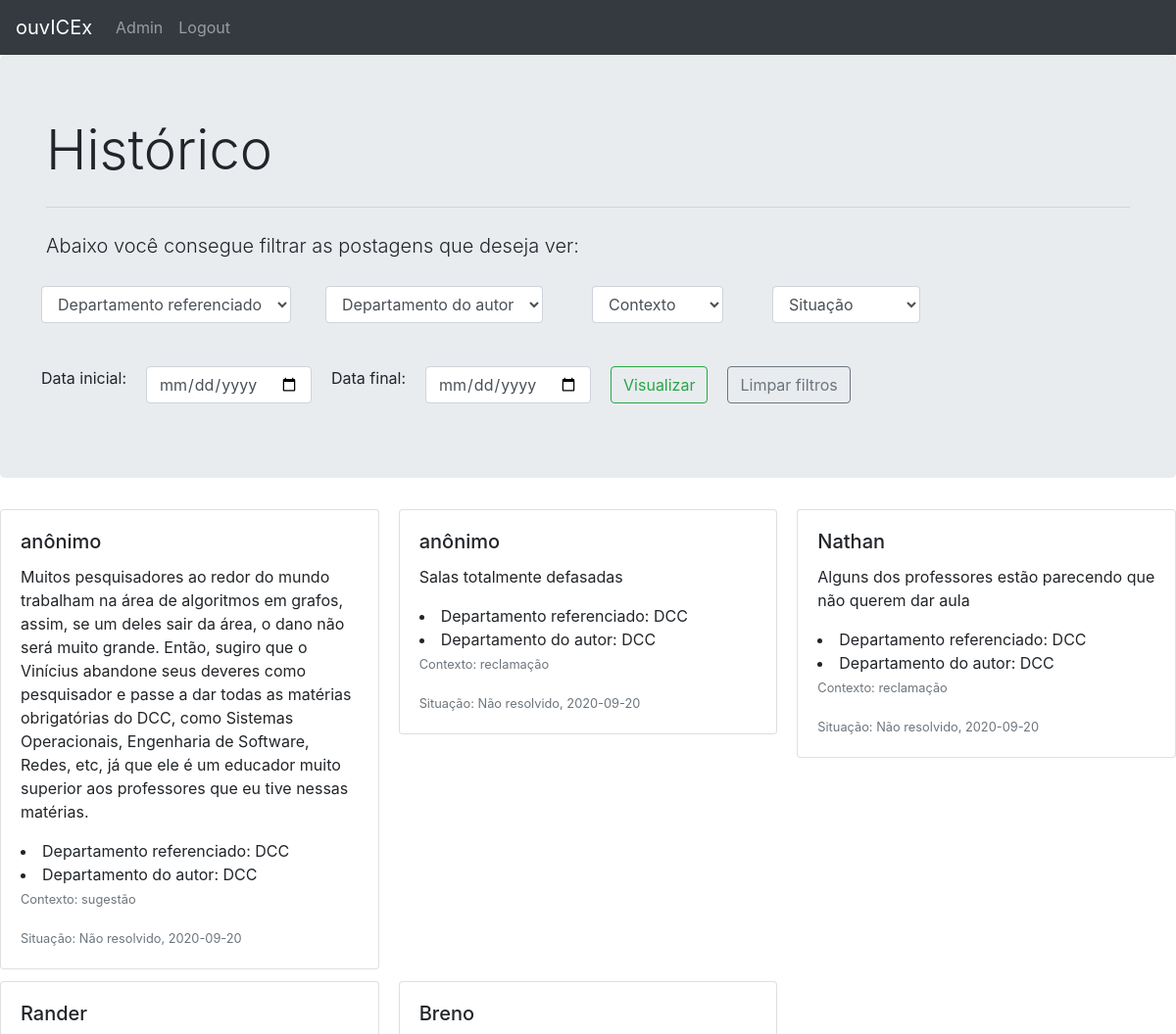
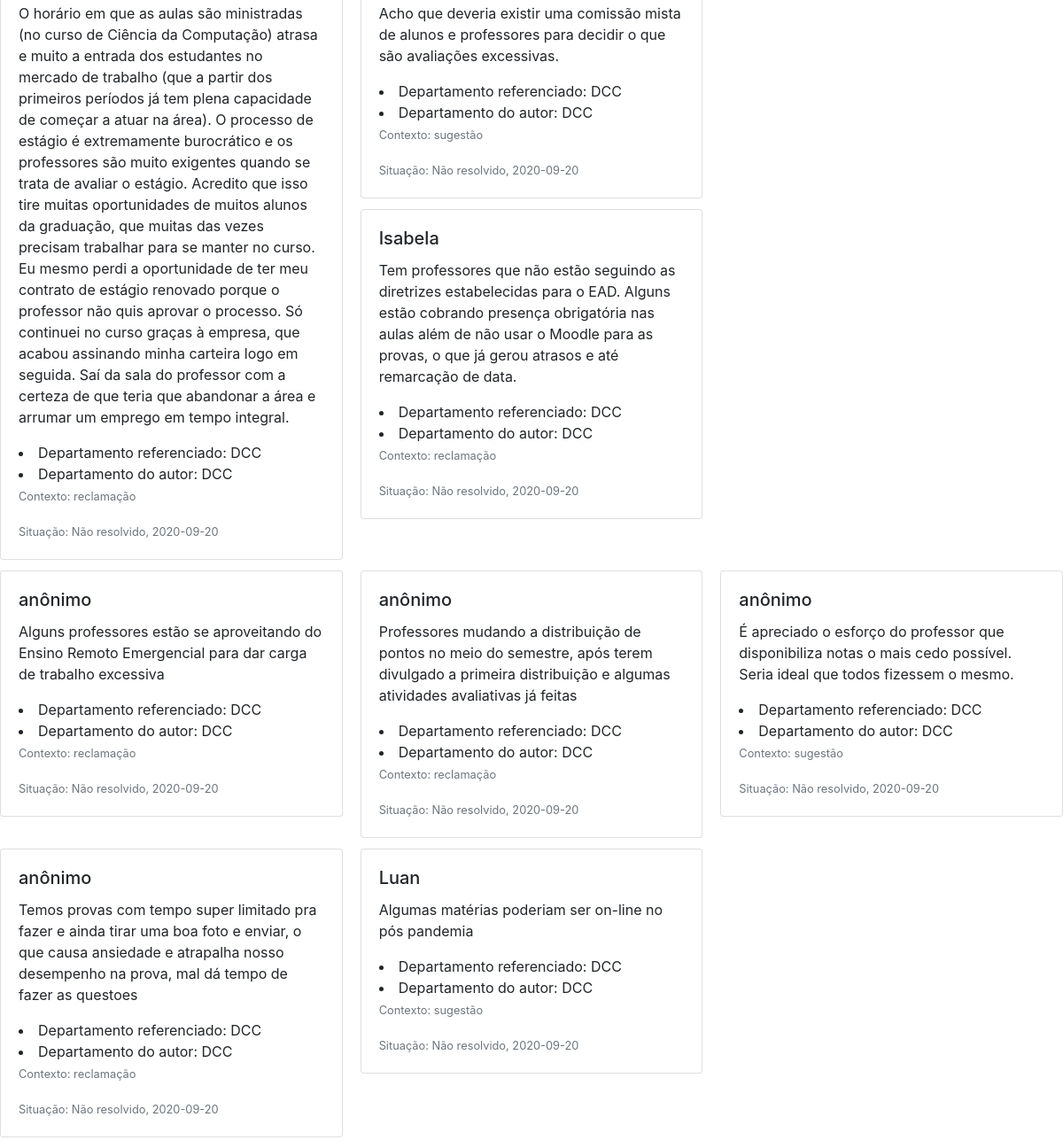
Screenshot of /history (signed in) with the database file from the repository (2 pictures, top to bottom).
### scripts/database.py (models this page shows, shortened)
class posts(db.Model):
    _id = db.Column("id", db.Integer, primary_key=True)
    post = db.Column("post", db.String(1000))
    name = db.Column("name", db.String(100))
    date = db.Column("date", db.Date())
    author_dep = db.Column("author_dep", db.String(50))
    ref_dep = db.Column("ref_dep", db.String(50))
    context_t = db.Column("context_t", db.String(20))
    situation_t = db.Column("situation_t", db.Integer)

### scripts/history.py (the view)
@app_history.route("/history", methods=["POST", "GET"])
def history():
    dict_ref = {}
    if request.method == "POST":
        values_db = return_request(request)
        return render_template("history.html", values=values_db,
                ref=db.session.query(posts.ref_dep.distinct()),
                author=db.session.query(posts.author_dep.distinct()),
                context=db.session.query(posts.context_t.distinct()),
                situation=db.session.query(posts.situation_t.distinct()),
                num_values= values_db.count())
    else:
        return render_template("history.html", values=posts.query.all(),
                ref=db.session.query(posts.ref_dep.distinct()),
                author=db.session.query(posts.author_dep.distinct()),
                context=db.session.query(posts.context_t.distinct()),
                situation=db.session.query(posts.situation_t.distinct()),
                num_values= posts.query.count())

### templates/history.html (shortened to what this page needs)
{% extends "base_history.html" %}
{% set active_page = "history" %}
{% block jumbotron %}
<h1 class="display-4">Histórico</h1>
{% endblock %}

### templates/base_history.html (shortened to what this page needs)
{% extends "base.html" %}
{% block content %}
  <div class="jumbotron">
  <div class="container-xl">
    {% block jumbotron %}
    {% endblock %}
    <hr class="my-4">
    <p class="lead">Abaixo você consegue filtrar as postagens que deseja ver:</p>
    <form action="#" method="post">
      <action="/action_page.php">
      <div class="row">
        <div class="column">
          <div class="col-md-14 mb-4">
          <select class="form-control" id="ref_dpt" name="ref_dpt">
            <option value="0"hidden>Departamento referenciado
            {% for i in ref %}
              <option value="{{i[0]}}">{{i[0]}}</option>
            {% endfor %}
          </select>
          </div>
        </div>
        <div class="column">
          <div class="col-md-12 mb-4">
          <select class="form-control" id="author_dpt" name="author_dpt">
            <option value="0"hidden>Departamento do autor</option>
          </select>
          </div>
      </div>
      <div class="column">
          <div class="col-md-12 mb-3">
          <select class="form-control" id="context" name="context">
            <option value="0"hidden>Contexto</option>
          </select>
          </div>
        </div>
        <div class="column">
          <div class="col-md-12 mb-3">
          <select class="form-control" id="situation" name="situation">
            <option value="-1"hidden>Situação</option>
          </select>
          </div>
        </div>
        </div>
        <div class="row">
          <div class="column">
          <p>Data inicial:</p>
          </div>
          <div class="column">
          <input class="form-control" type="date" id="start" name="start" value="Inicial">
          </div>
          <div class="column">
          <p>Data final:</p>
          </div>
          <div class="column">
          <input class="form-control" type="date" id="end" name="end">
          </div>
          <div class="column">
          <input class="btn btn-outline-success" type="submit" value="Visualizar">
          </div>
          <div class="column">
          <a class="btn btn-outline-secondary" href="cleaning/{{active_page}}">Limpar filtros</a>
          </div>
        </div>
      </form>
    </div>
  </div>
  {% for i in range(0, num_values, 3)  %}
    <div class="card-columns">
        {% for j in range (0, 3) %}
          {% if i+j < num_values %}
              <div class="card">
                <div class="card-body">
                  <div class="mybox">
                    <h5 class="card-title">{{values[j+i].name}}</h5>
                  </div>
                  <p class="card-text">{{values[j+i].post}}</p>
                  <li class="card-text">Departamento referenciado: {{values[j+i].ref_dep}}</li>
                  <li class="card-text">Departamento do autor: {{values[j+i].author_dep}}</li>
                  <p class="card-text"><small class="text-muted">Contexto: {{values[j+i].context_t}}</small></p>
                  {% if values[j+i].situation_t == 1 %}
                    <p class="card-text"><small class="text-muted">Situação: Resolvido, {{values[j+i].date}}</small></p>
                  {% else %}
                    <p class="card-text"><small class="text-muted">Situação: Não resolvido, {{values[j+i].date}}</small></p>
                  {% endif%}
                </div>
              </div>
          {% endif %}
        {% endfor %}
      </div>
  {% endfor %}
{% endblock %}

### templates/base_history.html (style rules this page uses)
* { box-sizing: border-box; }
.mybox { display: flex; align-items: center; justify-content: space-between; }
.column { float: left; padding: 10px; height: 100%; }
.row:after { content: ""; display: table; clear: both; }

### rows the page displays
posts: name "anônimo", post "Muitos pesquisadores ao redor do mundo trabalham na área de algoritmos em grafos, assim, se um deles sair da área, o dano não será muito grande. Então, sugiro que o Vinícius abandone seus deveres como pesquisador e passe a dar todas as matérias obrigatórias do DCC, como Sistemas Operacionais, Engenharia de Software, Redes, etc, já que ele é um educador muito superior aos professores que eu tive nessas matérias.", ref_dep "DCC", author_dep "DCC", context_t "sugestão", date "2020-09-20"
posts: name "anônimo", post "Salas totalmente defasadas", ref_dep "DCC", author_dep "DCC", context_t "reclamação", date "2020-09-20"
posts: name "Nathan", post "Alguns dos professores estão parecendo que não querem dar aula", ref_dep "DCC", author_dep "DCC", context_t "reclamação", date "2020-09-20"
posts: name "Rander", post "O horário em que as aulas são ministradas (no curso de Ciência da Computação) atrasa e muito a entrada dos estudantes no mercado de trabalho (que a partir dos primeiros períodos já tem plena capacidade de começar a atuar na área). O processo de estágio é extremamente burocrático e os professores são muito exigentes quando se trata de avaliar o estágio. Acredito que isso tire muitas oportunidades de muitos alunos da graduação, que muitas das vezes precisam trabalhar para se manter no curso. Eu mesmo perdi a oportunidade de ter meu contrato de estágio renovado porque o professor não quis aprovar o processo. Só continuei no curso graças à empresa, que acabou assinando minha carteira logo em…", ref_dep "DCC", author_dep "DCC", context_t "reclamação", date "2020-09-20"
posts: name "Breno", post "Acho que deveria existir uma comissão mista de alunos e professores para decidir o que são avaliações excessivas.", ref_dep "DCC", author_dep "DCC", context_t "sugestão", date "2020-09-20"
posts: name "Isabela", post "Tem professores que não estão seguindo as diretrizes estabelecidas para o EAD. Alguns estão cobrando presença obrigatória nas aulas além de não usar o Moodle para as provas, o que já gerou atrasos e até remarcação de data.", ref_dep "DCC", author_dep "DCC", context_t "reclamação", date "2020-09-20"
posts: name "anônimo", post "Alguns professores estão se aproveitando do Ensino Remoto Emergencial para dar carga de trabalho excessiva", ref_dep "DCC", author_dep "DCC", context_t "reclamação", date "2020-09-20"
posts: name "anônimo", post "Professores mudando a distribuição de pontos no meio do semestre, após terem divulgado a primeira distribuição e algumas atividades avaliativas já feitas", ref_dep "DCC", author_dep "DCC", context_t "reclamação", date "2020-09-20"
posts: name "anônimo", post "É apreciado o esforço do professor que disponibiliza notas o mais cedo possível. Seria ideal que todos fizessem o mesmo.", ref_dep "DCC", author_dep "DCC", context_t "sugestão", date "2020-09-20"
posts: name "anônimo", post "Temos provas com tempo super limitado pra fazer e ainda tirar uma boa foto e enviar, o que causa ansiedade e atrapalha nosso desempenho na prova, mal dá tempo de fazer as questoes", ref_dep "DCC", author_dep "DCC", context_t "reclamação", date "2020-09-20"
posts: name "Luan", post "Algumas matérias poderiam ser on-line no pós pandemia", ref_dep "DCC", author_dep "DCC", context_t "sugestão", date "2020-09-20"

### other values shown
{{ caption|e }} "Admin" "Logout"
